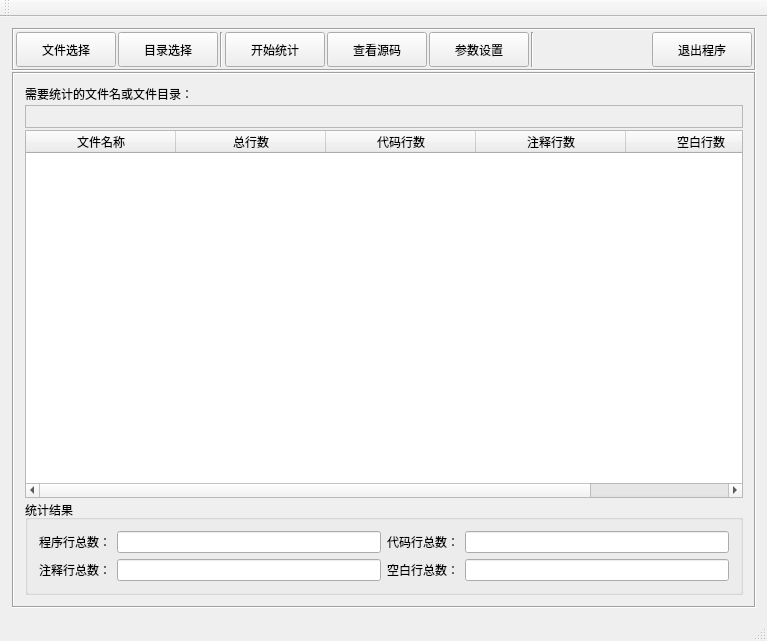
<?xml version="1.0" encoding="UTF-8"?>
<ui version="4.0">
 <class>CodeWidget</class>
 <widget class="QMainWindow" name="CodeWidget">
  <property name="geometry">
   <rect>
    <x>0</x>
    <y>0</y>
    <width>767</width>
    <height>641</height>
   </rect>
  </property>
  <property name="windowTitle">
   <string>源代码统计工具</string>
  </property>
  <widget class="QWidget" name="centralWidget">
   <layout class="QVBoxLayout" name="verticalLayout_2">
    <property name="spacing">
     <number>1</number>
    </property>
    <property name="leftMargin">
     <number>12</number>
    </property>
    <item>
     <widget class="QFrame" name="frame">
      <property name="frameShape">
       <enum>QFrame::Box</enum>
      </property>
      <property name="frameShadow">
       <enum>QFrame::Sunken</enum>
      </property>
      <property name="lineWidth">
       <number>1</number>
      </property>
      <property name="midLineWidth">
       <number>0</number>
      </property>
      <layout class="QHBoxLayout" name="horizontalLayout">
       <property name="spacing">
        <number>2</number>
       </property>
       <property name="leftMargin">
        <number>2</number>
       </property>
       <property name="topMargin">
        <number>2</number>
       </property>
       <property name="rightMargin">
        <number>2</number>
       </property>
       <property name="bottomMargin">
        <number>2</number>
       </property>
       <item>
        <widget class="QPushButton" name="selectFile">
         <property name="minimumSize">
          <size>
           <width>100</width>
           <height>35</height>
          </size>
         </property>
         <property name="text">
          <string>文件选择</string>
         </property>
        </widget>
       </item>
       <item>
        <widget class="QPushButton" name="selectDir">
         <property name="minimumSize">
          <size>
           <width>100</width>
           <height>35</height>
          </size>
         </property>
         <property name="text">
          <string>目录选择</string>
         </property>
        </widget>
       </item>
       <item>
        <widget class="Line" name="line_2">
         <property name="orientation">
          <enum>Qt::Vertical</enum>
         </property>
        </widget>
       </item>
       <item>
        <widget class="QPushButton" name="start">
         <property name="minimumSize">
          <size>
           <width>100</width>
           <height>35</height>
          </size>
         </property>
         <property name="text">
          <string>开始统计</string>
         </property>
        </widget>
       </item>
       <item>
        <widget class="QPushButton" name="lookCodeContents">
         <property name="minimumSize">
          <size>
           <width>100</width>
           <height>35</height>
          </size>
         </property>
         <property name="text">
          <string>查看源码</string>
         </property>
        </widget>
       </item>
       <item>
        <widget class="QPushButton" name="set">
         <property name="minimumSize">
          <size>
           <width>100</width>
           <height>35</height>
          </size>
         </property>
         <property name="text">
          <string>参数设置</string>
         </property>
        </widget>
       </item>
       <item>
        <widget class="Line" name="line">
         <property name="orientation">
          <enum>Qt::Vertical</enum>
         </property>
        </widget>
       </item>
       <item>
        <spacer name="horizontalSpacer">
         <property name="orientation">
          <enum>Qt::Horizontal</enum>
         </property>
         <property name="sizeHint" stdset="0">
          <size>
           <width>40</width>
           <height>20</height>
          </size>
         </property>
        </spacer>
       </item>
       <item>
        <widget class="QPushButton" name="quit">
         <property name="minimumSize">
          <size>
           <width>100</width>
           <height>35</height>
          </size>
         </property>
         <property name="text">
          <string>退出程序</string>
         </property>
        </widget>
       </item>
      </layout>
     </widget>
    </item>
    <item>
     <widget class="QFrame" name="frame_2">
      <property name="frameShape">
       <enum>QFrame::Box</enum>
      </property>
      <property name="frameShadow">
       <enum>QFrame::Sunken</enum>
      </property>
      <layout class="QVBoxLayout" name="verticalLayout">
       <property name="spacing">
        <number>2</number>
       </property>
       <item>
        <widget class="QLabel" name="label">
         <property name="text">
          <string>需要统计的文件名或文件目录：</string>
         </property>
        </widget>
       </item>
       <item>
        <widget class="QLabel" name="showFileList">
         <property name="minimumSize">
          <size>
           <width>0</width>
           <height>23</height>
          </size>
         </property>
         <property name="frameShape">
          <enum>QFrame::StyledPanel</enum>
         </property>
         <property name="frameShadow">
          <enum>QFrame::Sunken</enum>
         </property>
         <property name="text">
          <string/>
         </property>
         <property name="wordWrap">
          <bool>false</bool>
         </property>
        </widget>
       </item>
       <item>
        <widget class="QTableWidget" name="fileTableList">
         <property name="gridStyle">
          <enum>Qt::CustomDashLine</enum>
         </property>
         <property name="sortingEnabled">
          <bool>false</bool>
         </property>
         <property name="rowCount">
          <number>0</number>
         </property>
         <attribute name="horizontalHeaderCascadingSectionResizes">
          <bool>false</bool>
         </attribute>
         <attribute name="horizontalHeaderDefaultSectionSize">
          <number>150</number>
         </attribute>
         <attribute name="horizontalHeaderShowSortIndicator" stdset="0">
          <bool>false</bool>
         </attribute>
         <attribute name="horizontalHeaderStretchLastSection">
          <bool>true</bool>
         </attribute>
         <column>
          <property name="text">
           <string>文件名称</string>
          </property>
         </column>
         <column>
          <property name="text">
           <string>总行数</string>
          </property>
         </column>
         <column>
          <property name="text">
           <string>代码行数</string>
          </property>
         </column>
         <column>
          <property name="text">
           <string>注释行数</string>
          </property>
         </column>
         <column>
          <property name="text">
           <string>空白行数</string>
          </property>
         </column>
        </widget>
       </item>
       <item>
        <widget class="QGroupBox" name="groupBox">
         <property name="title">
          <string>统计结果</string>
         </property>
         <property name="flat">
          <bool>false</bool>
         </property>
         <property name="checkable">
          <bool>false</bool>
         </property>
         <layout class="QGridLayout" name="gridLayout">
          <item row="0" column="0">
           <widget class="QLabel" name="label_2">
            <property name="text">
             <string>程序行总数：</string>
            </property>
           </widget>
          </item>
          <item row="0" column="1">
           <widget class="QLineEdit" name="totleLines"/>
          </item>
          <item row="0" column="2">
           <widget class="QLabel" name="label_4">
            <property name="text">
             <string>代码行总数：</string>
            </property>
           </widget>
          </item>
          <item row="0" column="3">
           <widget class="QLineEdit" name="totleCodeLines"/>
          </item>
          <item row="1" column="0">
           <widget class="QLabel" name="label_3">
            <property name="text">
             <string>注释行总数：</string>
            </property>
           </widget>
          </item>
          <item row="1" column="1">
           <widget class="QLineEdit" name="totleNoteLines"/>
          </item>
          <item row="1" column="2">
           <widget class="QLabel" name="label_5">
            <property name="text">
             <string>空白行总数：</string>
            </property>
           </widget>
          </item>
          <item row="1" column="3">
           <widget class="QLineEdit" name="totleSapceLines"/>
          </item>
         </layout>
        </widget>
       </item>
      </layout>
     </widget>
    </item>
   </layout>
  </widget>
  <widget class="QMenuBar" name="menuBar">
   <property name="geometry">
    <rect>
     <x>0</x>
     <y>0</y>
     <width>767</width>
     <height>22</height>
    </rect>
   </property>
  </widget>
  <widget class="QToolBar" name="mainToolBar">
   <attribute name="toolBarArea">
    <enum>TopToolBarArea</enum>
   </attribute>
   <attribute name="toolBarBreak">
    <bool>false</bool>
   </attribute>
  </widget>
  <widget class="QStatusBar" name="statusBar"/>
 </widget>
 <layoutdefault spacing="6" margin="11"/>
 <resources/>
 <connections/>
</ui>
